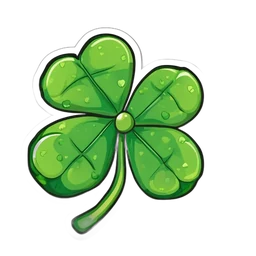
#> input picture images/catch/c00_01.webp, 256 x 256 px, given as the content of the folder ../../images/catch/c00_01.webp, which was not available
$ python import_images.py ../../images/catch/c00_01.webp
#> lines starting #> are read from the running program, lines starting #| are printed output that depends on the picture
#> in main, img is the input picture: PIL image 256x256 RGBA; mean R, G, B, A 30.9, 55.8, 22.2, 85.1
#!/usr/bin/env python3
"""釣れるものの画像を取り込む。

使い方:
    python3 tools/catch_items/import_images.py <画像フォルダ> [--size 256]

- ファイル名の先頭が画像ID（例: c02_18.png / c00_00_B.png / c02_19b.png）のものを取り込む
- 正方形に収めて縮小し、images/catch/<画像ID>.webp に保存（透過は保つ）
- data/catchImages.js の CATCH_IMAGE_READY を自動で更新
- 白背景の画像は、まわりの白を透明にする（--keep-white で無効）
"""
import argparse
import re
import sys
from pathlib import Path

from PIL import Image

ROOT = Path(__file__).resolve().parents[2]
OUT_DIR = ROOT / "images" / "catch"
READY_JS = ROOT / "data" / "catchImages.js"
ID_RE = re.compile(r"^(c\d{2}_\d{2}[b-z]?)(?![a-z0-9])", re.I)


def white_to_alpha(img: Image.Image, thresh: int = 245) -> Image.Image:
    """外周からつながった白だけを透明にする（中の白は残す）。"""
    img = img.convert("RGBA")
    if img.getextrema()[3][0] < 255:  # すでに透過あり
        return img
    w, h = img.size
    px = img.load()
    stack = [(x, y) for x in range(w) for y in (0, h - 1)] + [(x, y) for x in (0, w - 1) for y in range(h)]
    seen = set()
    while stack:
        x, y = stack.pop()
        if (x, y) in seen or not (0 <= x < w and 0 <= y < h):
            continue
        seen.add((x, y))
        r, g, b, a = px[x, y]
        if r >= thresh and g >= thresh and b >= thresh:
            px[x, y] = (r, g, b, 0)
            stack.extend(((x + 1, y), (x - 1, y), (x, y + 1), (x, y - 1)))
    return img


def fit_square(img: Image.Image, size: int) -> Image.Image:
#> called with size = 256
    bbox = img.getbbox()
#> bbox = (21, 25, 207, 241)
    if bbox:
        img = img.crop(bbox)
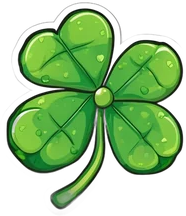
#> img: PIL image 186x216 RGBA; mean R, G, B, A 50.2, 90.9, 36, 138.8; transparent parts drawn white
    side = int(max(img.size) * 1.08)
#> side = 233
    canvas = Image.new("RGBA", (side, side), (0, 0, 0, 0))
#> canvas: PIL image 233x233 RGBA; every value is 0
    canvas.paste(img, ((side - img.width) // 2, (side - img.height) // 2), img)
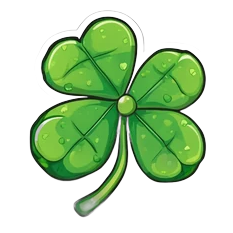
#> canvas: PIL image 233x233 RGBA; mean R, G, B, A 32.2, 61.8, 21.9, 99.9; transparent parts drawn white
    return canvas.resize((size, size), Image.LANCZOS)
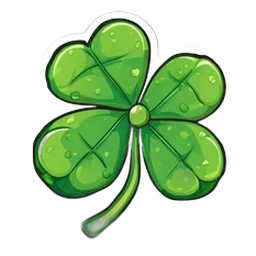
#> returned value: PIL image 256x256 RGBA; mean R, G, B, A 32.2, 61.9, 21.9, 99.9; transparent parts drawn white


def update_ready(ids):
#> (the run stopped early here; a loop or call above may not have finished)

$ run again, on images/catch/c00_11.webp
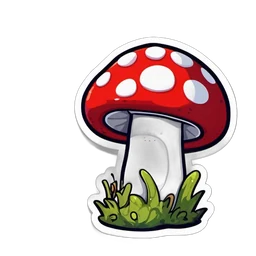
#> input picture images/catch/c00_11.webp, 256 x 256 px, given as the content of the folder ../../images/catch/c00_11.webp, which was not available
#> in main, img is the input picture: PIL image 256x256 RGBA; mean R, G, B, A 63.3, 49.9, 48.2, 85.8
#> bbox = (72, 34, 240, 244)
#> in fit_square, `img = img.crop(bbox)`:
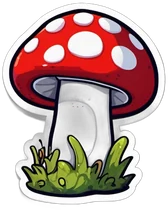
#> img: PIL image 168x210 RGBA; mean R, G, B, A 116.6, 91.8, 88.7, 159.4; transparent parts drawn white
#> in fit_square, `return canvas.resize((size, size), Image.LANCZOS)`:
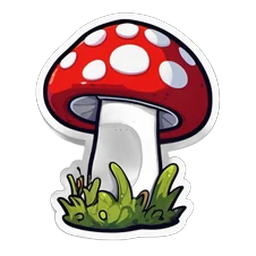
#> returned value: PIL image 256x256 RGBA; mean R, G, B, A 69, 52.1, 49.8, 105.1; transparent parts drawn white

$ run again, on images/catch/c00_14.webp
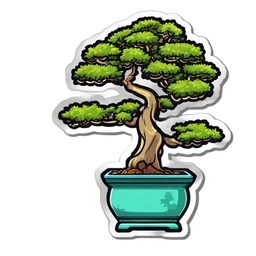
#> input picture images/catch/c00_14.webp, 256 x 256 px, given as the content of the folder ../../images/catch/c00_14.webp, which was not available
#> in main, img is the input picture: PIL image 256x256 RGBA; mean R, G, B, A 46.9, 54.5, 43.1, 90.2
#> bbox = (51, 8, 236, 242)
#> in fit_square, `img = img.crop(bbox)`:
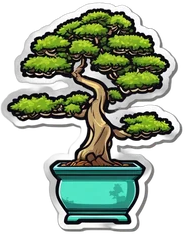
#> img: PIL image 185x234 RGBA; mean R, G, B, A 69.5, 81, 63.6, 136.5; transparent parts drawn white
#> in fit_square, `return canvas.resize((size, size), Image.LANCZOS)`:
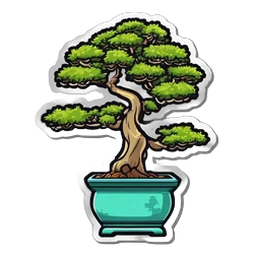
#> returned value: PIL image 256x256 RGBA; mean R, G, B, A 37.1, 44.8, 33.2, 88.7; transparent parts drawn white

$ run again, on images/catch/c01_01.webp
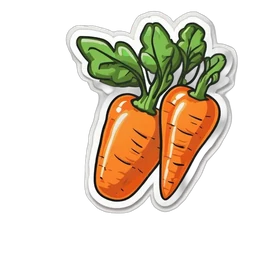
#> input picture images/catch/c01_01.webp, 256 x 256 px, given as the content of the folder ../../images/catch/c01_01.webp, which was not available
#> in main, img is the input picture: PIL image 256x256 RGBA; mean R, G, B, A 73.8, 62.9, 46.5, 92.7
#> bbox = (63, 8, 240, 216)
#> in fit_square, `img = img.crop(bbox)`:
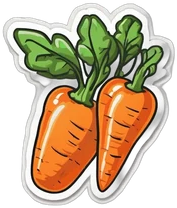
#> img: PIL image 177x208 RGBA; mean R, G, B, A 131.4, 111.9, 82.7, 165; transparent parts drawn white
#> in fit_square, `return canvas.resize((size, size), Image.LANCZOS)`:
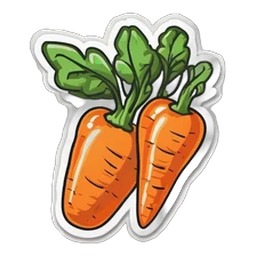
#> returned value: PIL image 256x256 RGBA; mean R, G, B, A 83.8, 69.7, 48.7, 117.1; transparent parts drawn white
